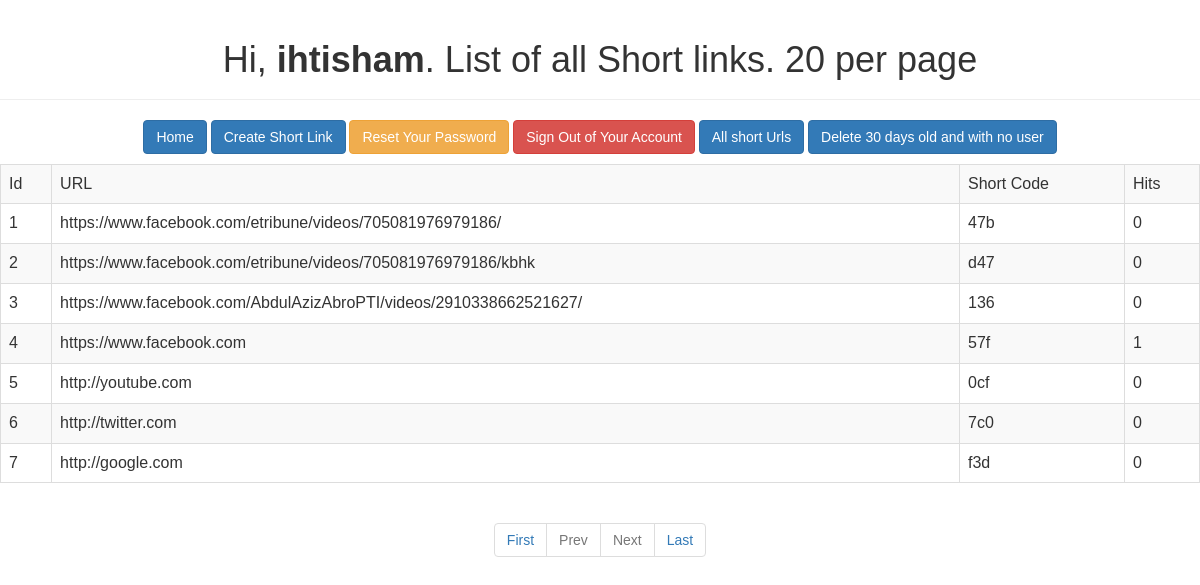
Page /url_list.php (signed in) on the earlier database version.
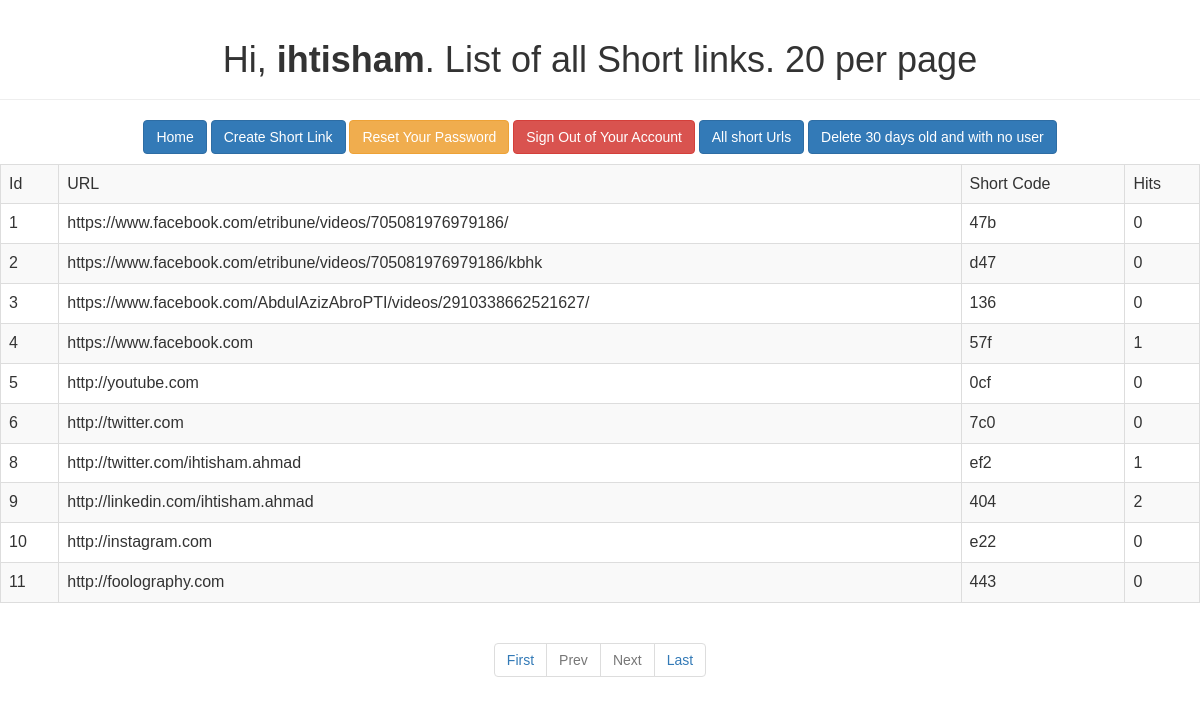
Same page on the later database version.
### tables this page shows
CREATE TABLE `short_links` (
  `id` int(11) NOT NULL,
  `url` text NOT NULL,
  `short_code` varchar(50) NOT NULL,
  `hits` int(11) NOT NULL,
  `date_time` timestamp NOT NULL DEFAULT current_timestamp()
);

### url_list.php (the view, shortened to what this page needs)
<html>
<head>
    <link rel="stylesheet" href="https://maxcdn.bootstrapcdn.com/bootstrap/3.3.7/css/bootstrap.min.css">
</head>
<body>
<div class="page-header">
        <h1>Hi, <b><?php echo htmlspecialchars($_SESSION["username"]); ?></b>. List of all Short links. 20 per page</h1>
    </div>
    <p>
        <a href="welcome.php" class="btn btn-primary">Home</a>
        <a href="index.php" class="btn btn-primary">Create Short Link</a>
        <a href="reset-password.php" class="btn btn-warning">Reset Your Password</a>
        <a href="logout.php" class="btn btn-danger">Sign Out of Your Account</a>
        <a href="url_list.php" class="btn btn-primary">All short Urls</a>
        <a href="delete-30days-old.php" class="btn btn-primary">Delete 30 days old and with no user</a>
    </p>
    <?php
        if (isset($_GET['pageno'])) {
            $pageno = $_GET['pageno'];
        } else {
            $pageno = 1;
        }
        $no_of_records_per_page = 20;
        $offset = ($pageno-1) * $no_of_records_per_page;
        $conn = OpenCon();
        $total_pages_sql = "SELECT COUNT(*) FROM short_links";
        $result = mysqli_query($conn,$total_pages_sql);
        $total_rows = mysqli_fetch_array($result)[0];
        $total_pages = ceil($total_rows / $no_of_records_per_page);
        $sql = "SELECT * FROM short_links LIMIT $offset, $no_of_records_per_page";
        $res_data = mysqli_query($conn,$sql);
        echo '<table class="table table-striped table-bordered table-hover">';
            echo"<TR><TD>Id</TD><TD>URL</TD><TD>Short Code</TD><TD>Hits</TD></TR>";
        while($row = mysqli_fetch_array($res_data)){
            echo "<tr><td>";
            echo $row['id'];
            echo "</td><td>";
            echo $row['url'];
            echo "</td><td>";
            echo $row['short_code'];
            echo "</td><td>";
            echo $row['hits'];
            echo "</TD></tr>";
        }echo "</table>";
    ?>
    <ul class="pagination">
        <li><a href="?pageno=1">First</a></li>
        <li class="<?php if($pageno <= 1){ echo 'disabled'; } ?>">
            <a href="<?php if($pageno <= 1){ echo '#'; } else { echo "?pageno=".($pageno - 1); } ?>">Prev</a>
        </li>
        <li class="<?php if($pageno >= $total_pages){ echo 'disabled'; } ?>">
            <a href="<?php if($pageno >= $total_pages){ echo '#'; } else { echo "?pageno=".($pageno + 1); } ?>">Next</a>
        </li>
        <li><a href="?pageno=<?php echo $total_pages; ?>">Last</a></li>
    </ul>
</body>
</html>

Differences in the rows shown:
removed short_links: id "7", url "http://google.com", short_code "f3d", hits "0"
added short_links: id "8", url "http://twitter.com/ihtisham.ahmad", short_code "ef2", hits "1"
added short_links: id "9", url "http://linkedin.com/ihtisham.ahmad", short_code "404", hits "2"
added short_links: id "10", url "http://instagram.com", short_code "e22", hits "0"
added short_links: id "11", url "http://foolography.com", short_code "443", hits "0"
